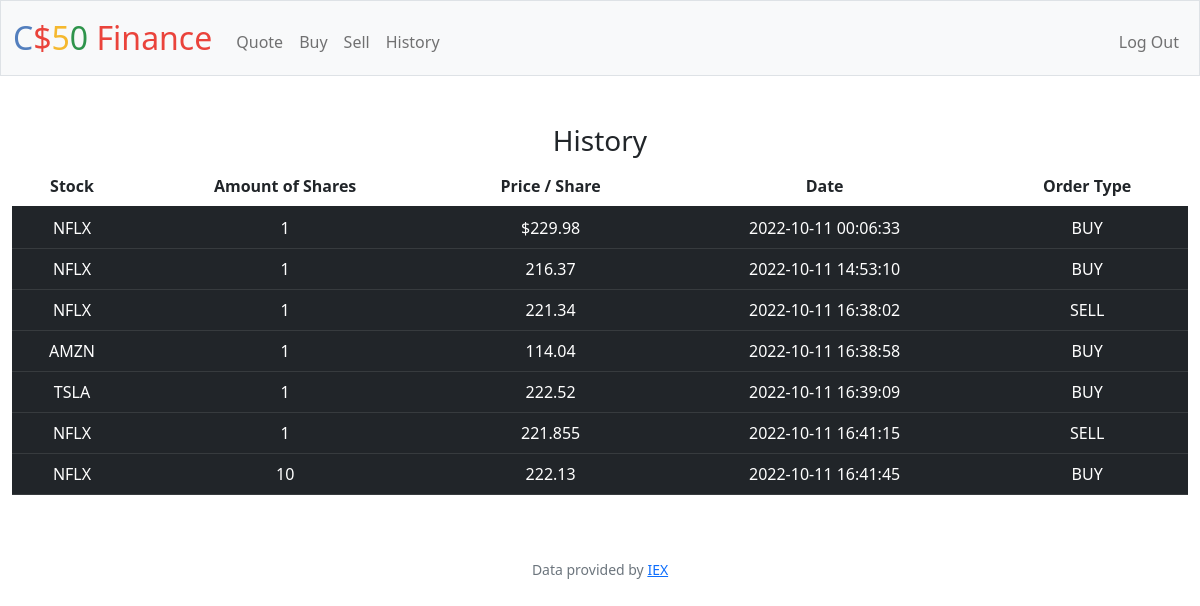
Page /history (signed in) on the earlier database version.
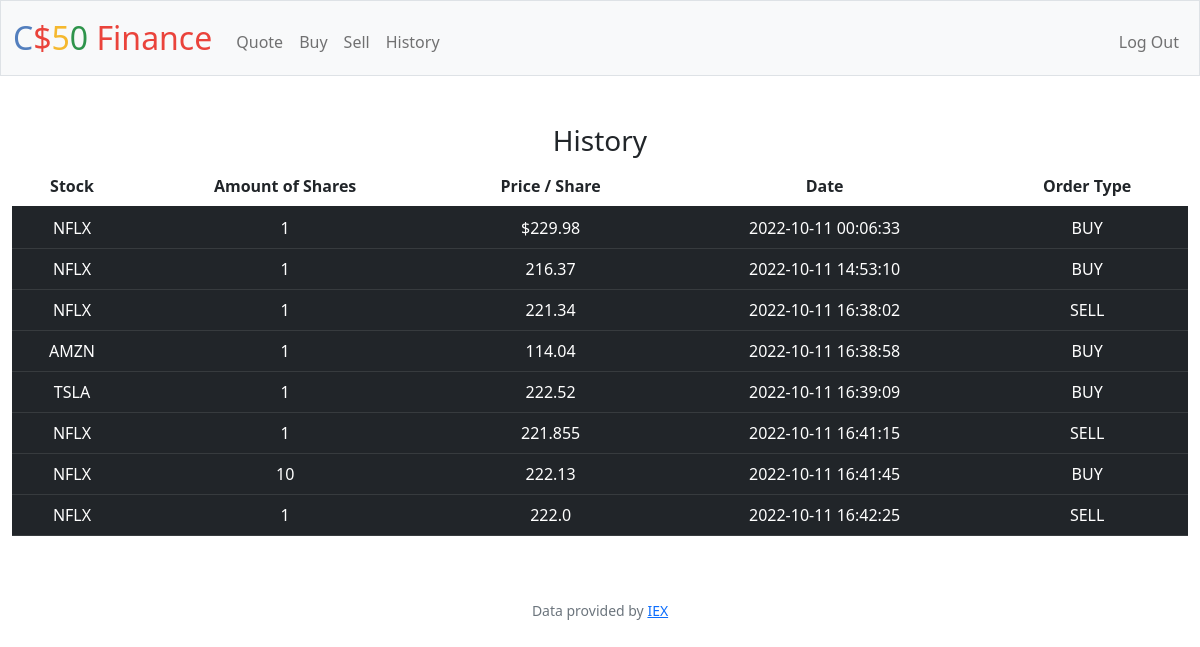
Same page on the later database version.
### tables this page shows
CREATE TABLE 'Purchases' ('symbol' TEXT, 'shares' INTEGER, 'price' REAL, 'date' DATETIME, 'id'  INTEGER PRIMARY KEY  , 'user_id' INTEGER, 'type' TEXT);

### app.py (the view)
@app.route("/history")
@login_required
def history():
    if request.method == "GET":
        user_id = session["user_id"]
        purchases_db = db.execute("SELECT * FROM purchases WHERE user_id = ?", user_id)
        return render_template("history.html", database=purchases_db)

### app.py (called while the page is built)
@app.after_request
def after_request(response):
    response.headers["Cache-Control"] = "no-cache, no-store, must-revalidate"
    response.headers["Expires"] = 0
    response.headers["Pragma"] = "no-cache"
    return response

### helpers.py (called while the page is built)
def login_required(f):
    @wraps(f)
    def decorated_function(*args, **kwargs):
        if session.get("user_id") is None:
            return redirect("/login")
        return f(*args, **kwargs)
    return decorated_function

### templates/history.html (shortened to what this page needs)
{% extends "layout.html" %}
{% block main %}
<h3>History</h3>
<div class="section" >
 <table class="table table-striped-columns">
    <thead>
        <tr>
            <th scope="col">Stock</th>
            <th cope="col">Amount of Shares</th>
            <th scope="col">Price / Share</th>
            <th scope="col">Date</th>
            <th scope="col">Order Type</th>
        </tr>
    </thead>
    <tbody>
        {% for row in database %}
        <tr class="table-dark">
            <td class="table-dark"> {{ row["symbol"] }} </td>
            <td class="table-dark"> {{ row["shares"] }} </td>
            <td class="table-dark"> {{ row["price"] }} </td>
            <td class="table-dark"> {{ row["date"] }} </td>
            <td class="table-dark"> {{ row["type"] }} </td>
        </tr>
        {% endfor %}
    </tbody>
    </table>
 </div>
{% endblock %}

Differences in the rows shown:
added Purchases: symbol "NFLX", shares "1", price "222.0", date "2022-10-11 16:42:25", type "SELL"
